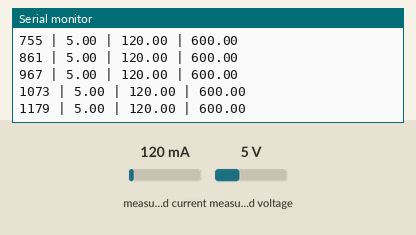
Bench run of a program on a simulated ESP32. Parts: the last lines printed to the serial monitor. Inputs (shaded band) come from the test bench; at power-on: measured current 120 mA, measured voltage 5 V.

Above: at 1.2 s.
1.3 s: measured current set to 40 mA
At 1.39 s:
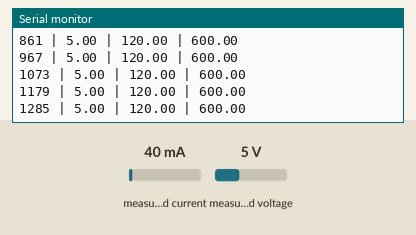
2.8 s: measured voltage set to 0.3 V
At 2.87 s:
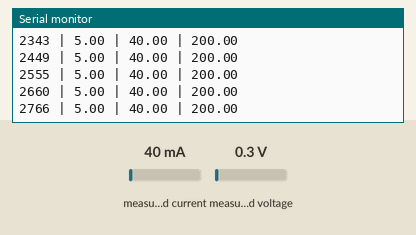
4.3 s: measured current set to 500 mA
At 4.36 s:
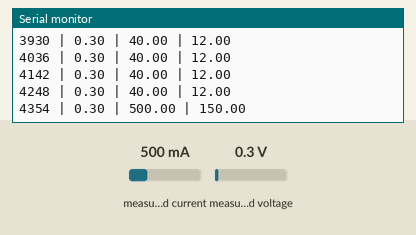
Timing chart, 0 to 7.3 s (numbered marks = the images above; inputs shaded):
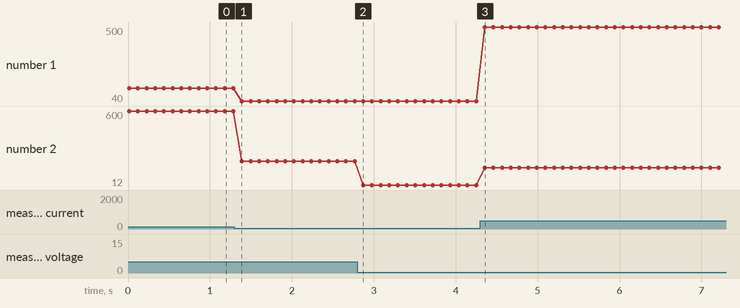

Measured:
- plotted number 1: 120 → 40 after the input at 1.3 s
- plotted number 2: 600 → 200 after the input at 1.3 s, 200 → 12 after the input at 2.8 s

The program:

main.cpp
```cpp
#include <Wire.h>
#include <Adafruit_INA219.h>

Adafruit_INA219 ina219;

void setup(void) {
  Serial.begin(115200);
  while (!Serial) { delay(1); } // Attendi connessione seriale

  Serial.println("Inizializzazione Sensore INA219...");

  // Inizializza il sensore
  if (!ina219.begin()) {
    Serial.println("Errore: Impossibile trovare il chip INA219");
    while (1) { delay(10); }
  }

  // Opzionale: Calibrazione per misurare con più precisione correnti basse (es. 3.3V / 400mA)
  // ina219.setCalibration_32V_1A();

  Serial.println("INA219 Connesso! Inizio misurazioni...");
  Serial.println("----------------------------------------");
  Serial.println("Tempo(ms) | Tensione(V) | Corrente(mA) | Potenza(mW)");
}

void loop(void) {
  float busvoltage = 0;
  float current_mA = 0;
  float power_mW = 0;

  // Lettura dei valori
  busvoltage = ina219.getBusVoltage_V();
  current_mA = ina219.getCurrent_mA();
  power_mW = ina219.getPower_mW();

  // Stampa formattata per essere incollata facilmente in Excel per il report
  Serial.print(millis()); Serial.print(" | ");
  Serial.print(busvoltage); Serial.print(" | ");
  Serial.print(current_mA); Serial.print(" | ");
  Serial.println(power_mW);

  // Campiona ogni 100 millisecondi (10 Hz) per avere una curva ad alta risoluzione
  delay(100);
}
```
